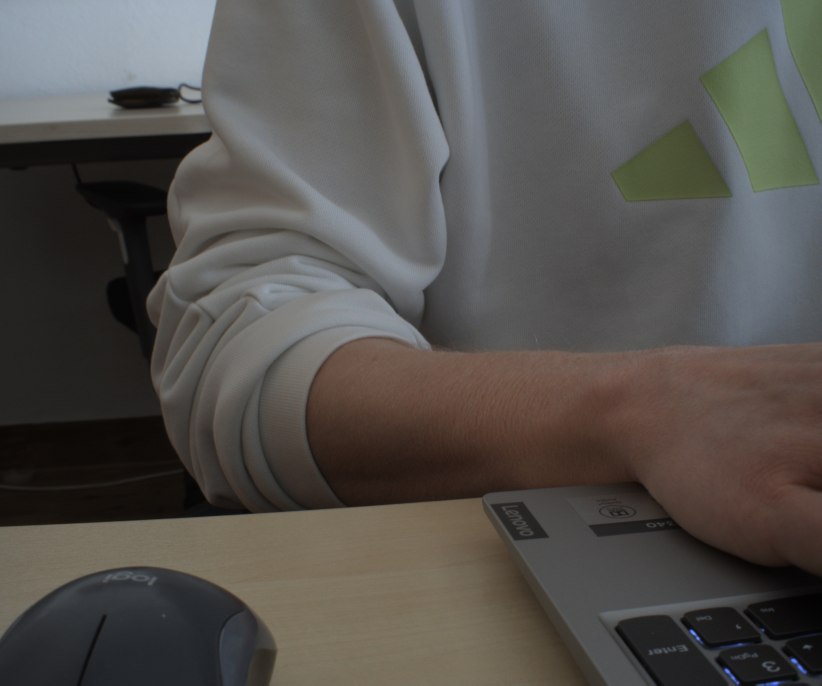
#> input picture photo/snimka1.jpg, 2464 x 2056 px (shown at 1/3 size); its folder holds 4 pictures in this run
$ python uloha2.py
#> lines starting #> are read from the running program, lines starting #| are printed output that depends on the picture
import cv2
import os
import numpy as np

outputFolder = "photo"
mosaicFolder = "mozaika"

image_filenames = [f"snimka{i+1}.jpg" for i in range(4)]
images = []

for filename in image_filenames:
    path = os.path.join(outputFolder, filename)
    if os.path.exists(path):
        img = cv2.imread(path)
#> img is the input picture: shape (2056, 2464, 3); mean B, G, R 76.9, 80.8, 84
        images.append(cv2.resize(img, (500, 500)))
    else:
        print(f"Chyba: Súbor {filename} neexistuje!")
        exit(1)

mosaic = np.vstack([np.hstack([images[0], images[1]]), np.hstack([images[2], images[3]])])
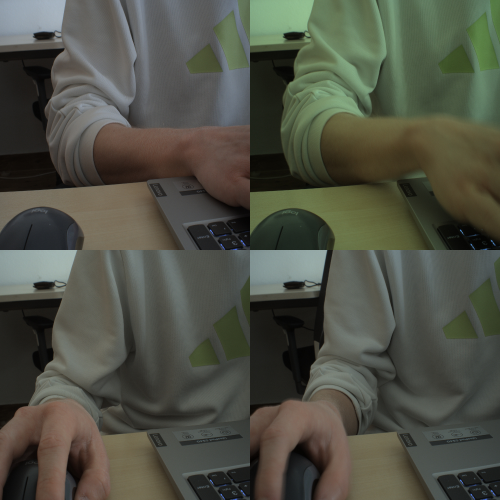
#> mosaic: shape (1000, 1000, 3) (shown at 1/2 size); mean B, G, R 69, 80.4, 78.6
mosaic_path = os.path.join(mosaicFolder, "mozaika1.jpg")

cv2.imwrite(mosaic_path, mosaic)

cv2.imshow("Mozaika", mosaic)
cv2.waitKey(0)
cv2.destroyAllWindows()

print('Done.')

# vytvorenie mozaiky
